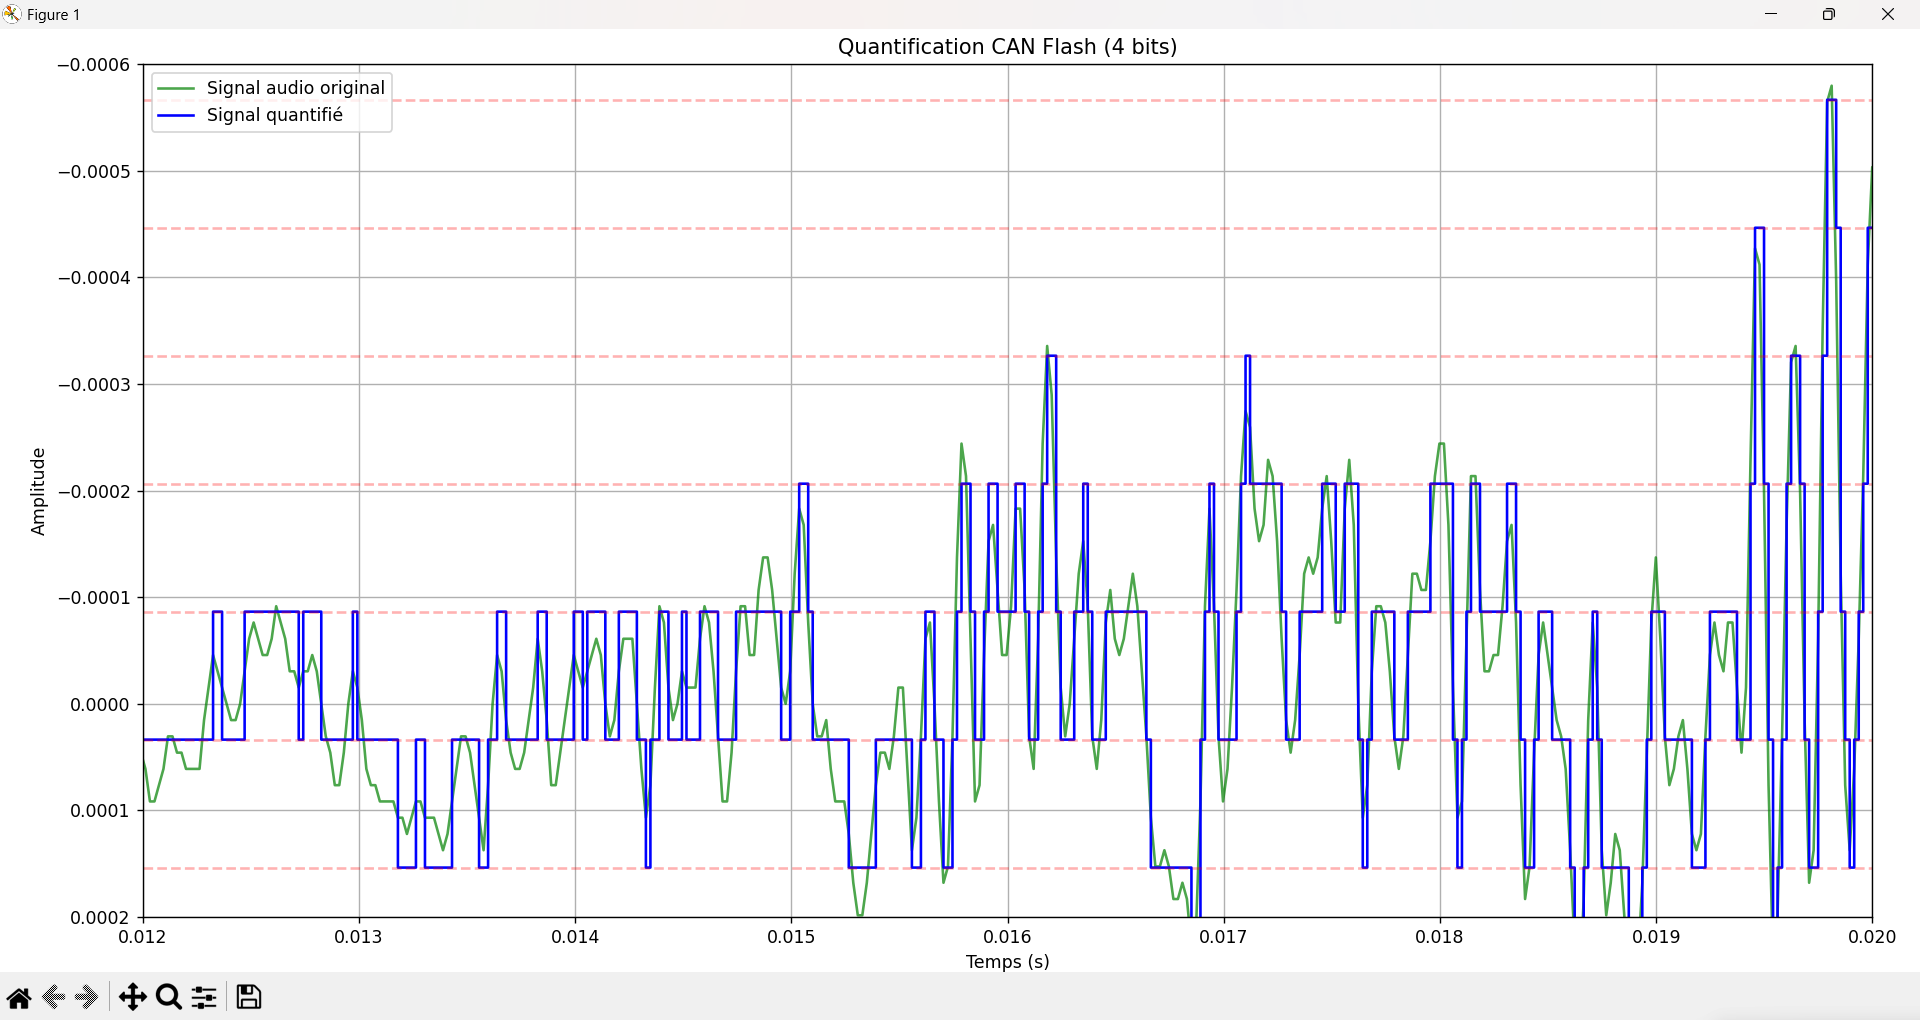

The script that drew this image:
import numpy as np
import matplotlib.pyplot as plt
import librosa
from codage_quantification import quantification_CAN_flash, codage_binaire

# Charger l'audio
audio_file = "sample-1.wav"
y, sr = librosa.load(audio_file, sr=None)

# Pour plus de clarté, on prend juste un petit segment de l'audio
# (sinon il y aurait trop de points à afficher)
segment_length = 1000  # Nombre d'échantillons à traiter
if len(y) > segment_length:
    y_segment = y[:segment_length]
else:
    y_segment = y

time_segment = np.linspace(0, len(y_segment)/sr, len(y_segment))

# Quantification avec différents nombre de bits
n_bits = 4  # Utiliser moins de bits pour mieux voir l'effet de quantification
signal_quantifie, niveaux = quantification_CAN_flash(y_segment, n_bits)

# Codage binaire
signal_code_binaire = codage_binaire(signal_quantifie, niveaux, n_bits)

# Affichage
plt.figure(figsize=(14, 10))

# Signal original et quantifié
plt.plot(time_segment, y_segment, 'g-', label='Signal audio original', alpha=0.7)
plt.step(time_segment, signal_quantifie, 'b-', where='post', label='Signal quantifié', linewidth=1.5)

# Afficher les niveaux de quantification
for niveau in niveaux:
    plt.axhline(y=niveau, color='r', linestyle='--', alpha=0.3)

plt.title(f'Quantification CAN Flash ({n_bits} bits)')
plt.xlabel('Temps (s)')
plt.ylabel('Amplitude')
plt.xlim(0.012, 0.020)
plt.ylim( -0.0006 ,0.0002)
plt.legend()
plt.grid(True)

plt.tight_layout()
plt.show()

# Afficher quelques échantillons et leur code binaire
print("Extrait des résultats:")
for i, t in enumerate(time_segment):
    if 0.012 <= t <= 0.020:
        print(f"Temps: {t:.4f}s, Valeur: {y_segment[i]:.4f}, Quantifiée: {signal_quantifie[i]:.4f}, Code binaire: {signal_code_binaire[i]}")
